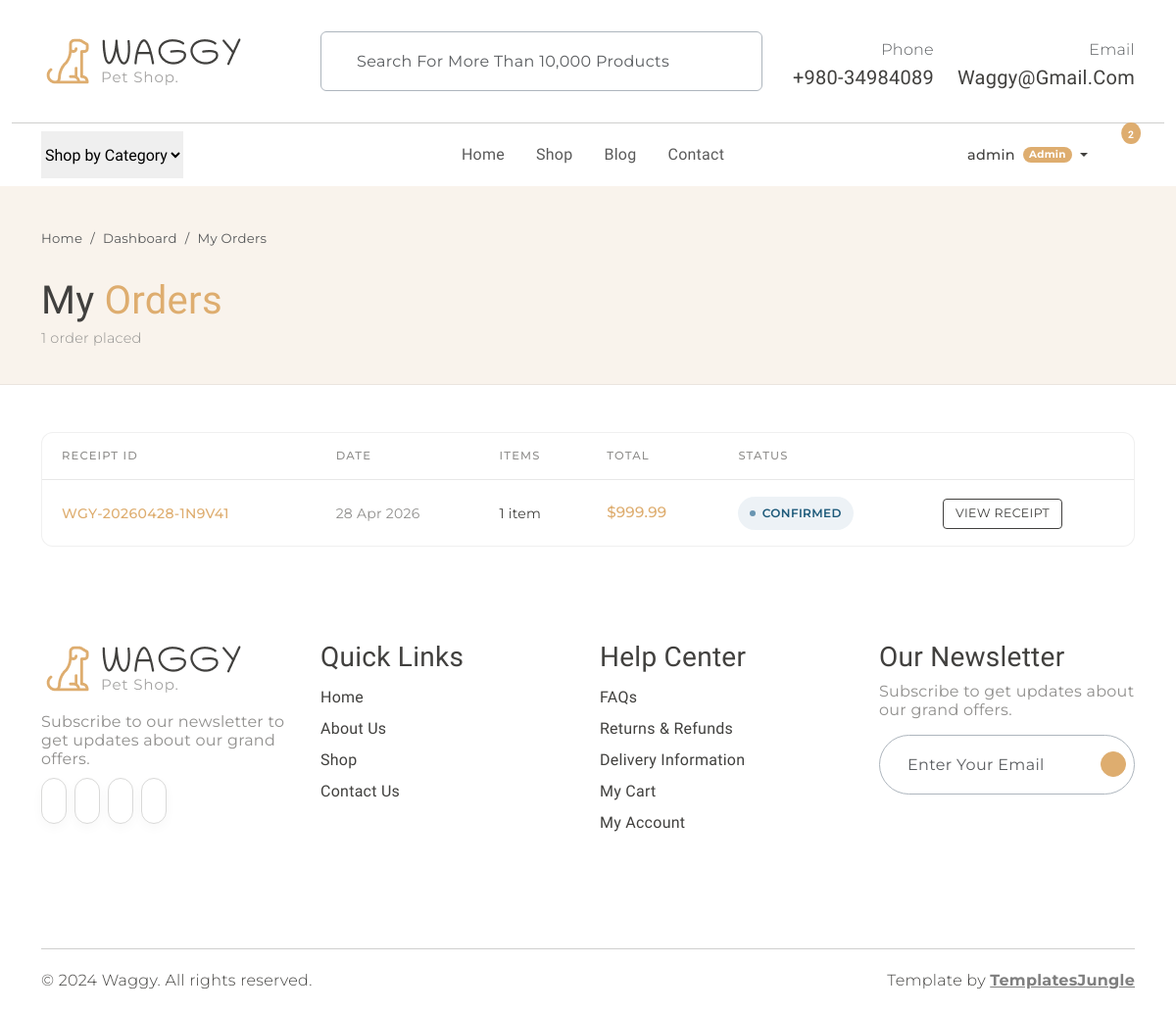
The app's page /my/orders (signed in) with its own data.
### models.py (models this page shows, shortened)
class User(UserMixin, db.Model):
    __tablename__ = "users"
    id               = db.Column(db.Integer,     primary_key=True)
    username         = db.Column(db.String(80),  unique=True, nullable=False)
    email            = db.Column(db.String(120), unique=True, nullable=False)
    password_hash    = db.Column(db.String(256), nullable=False)
    role             = db.Column(db.String(20),  nullable=False, default="customer")
    is_active        = db.Column(db.Boolean,     nullable=False, default=True)
    is_seeded_admin  = db.Column(db.Boolean,     nullable=False, default=False)
    created_at       = db.Column(db.DateTime,    nullable=False, default=datetime.utcnow)
    last_login_at    = db.Column(db.DateTime,    nullable=True)
    @property
    def is_admin(self) -> bool:
        return self.role == "admin"

class Order(db.Model):
    __tablename__ = "orders"
    id         = db.Column(db.Integer,  primary_key=True)
    receipt_id = db.Column(db.String(30), unique=True, nullable=False, index=True)
    user_id    = db.Column(db.Integer,  db.ForeignKey("users.id"), nullable=False)
    status     = db.Column(db.String(20), nullable=False, default="confirmed")
    phone      = db.Column(db.String(40), nullable=False)
    address    = db.Column(db.Text,       nullable=False)
    total      = db.Column(db.Float,      nullable=False)
    notes      = db.Column(db.Text,       nullable=True)
    created_at = db.Column(db.DateTime,   nullable=False, default=datetime.utcnow)
    updated_at = db.Column(db.DateTime,   nullable=False, default=datetime.utcnow,
                           onupdate=datetime.utcnow)
    user  = db.relationship("User", backref=db.backref("orders", lazy=True))
    items = db.relationship("OrderItem", backref="order",
                            cascade="all, delete-orphan", lazy=True)
    @property
    def status_label(self) -> str:
        return ORDER_STATUSES.get(self.status, self.status.capitalize())
    @property
    def status_style(self) -> dict:
        return ORDER_STATUS_STYLES.get(
            self.status,
            {"bg": "#f5f5f5", "color": "#908F8D", "dot": "#CACACA"},
        )
    @property
    def item_count(self) -> int:
        return sum(i.quantity for i in self.items)

class OrderItem(db.Model):
    __tablename__ = "order_items"
    id               = db.Column(db.Integer,     primary_key=True)
    order_id         = db.Column(db.Integer,     db.ForeignKey("orders.id"), nullable=False)
    product_id       = db.Column(db.Integer,     nullable=True)
    product_name     = db.Column(db.String(120), nullable=False)
    product_category = db.Column(db.String(30),  nullable=False, default="misc")
    quantity         = db.Column(db.Integer,     nullable=False)
    unit_price       = db.Column(db.Float,       nullable=False)

### orders.py (the view)
@orders_bp.route("/my/orders")
@login_required
def my_orders():
    orders = (
        Order.query
        .filter_by(user_id=current_user.id)
        .order_by(Order.created_at.desc())
        .all()
    )
    return render_template(
        "orders/my_orders.html",
        orders=orders,
        statuses=ORDER_STATUSES,
        status_styles=ORDER_STATUS_STYLES,
    )

### templates/orders/my_orders.html (shortened to what this page needs)
{% extends "base.html" %}
{% block content %}
<div class="orders-hero">
  <div class="container">
    <nav aria-label="breadcrumb" class="mb-2">
      <ol class="breadcrumb mb-0" style="font-family:var(--secondary-font); font-size:0.83rem;">
        <li class="breadcrumb-item"><a href="{{ url_for('main.index') }}" class="text-muted text-decoration-none">Home</a></li>
        <li class="breadcrumb-item"><a href="{{ url_for('main.dashboard') }}" class="text-muted text-decoration-none">Dashboard</a></li>
        <li class="breadcrumb-item active text-muted">My Orders</li>
      </ol>
    </nav>
    <h1 class="fw-normal">My <span class="text-primary">Orders</span></h1>
    <p class="secondary-font mb-0" style="color:#908F8D; font-size:0.9rem;">
      {{ orders | length }} order{{ 's' if orders | length != 1 }} placed
    </p>
  </div>
</div>
<div class="container my-5">
  {% if orders %}
    <div class="orders-card">
      <div style="overflow-x:auto;">
        <table class="orders-table">
          <thead>
            <tr>
              <th>Receipt ID</th>
              <th>Date</th>
              <th>Items</th>
              <th>Total</th>
              <th>Status</th>
              <th></th>
            </tr>
          </thead>
          <tbody>
            {% for order in orders %}
              <tr>
                <td>
                  <a href="{{ url_for('orders.receipt', receipt_id=order.receipt_id) }}"
                     class="receipt-link">{{ order.receipt_id }}</a>
                </td>
                <td style="font-family:var(--secondary-font); font-size:0.875rem; color:#908F8D; white-space:nowrap;">
                  {{ order.created_at.strftime('%d %b %Y') }}
                </td>
                <td style="font-family:var(--secondary-font); font-size:0.875rem;">
                  {{ order.item_count }} item{{ 's' if order.item_count != 1 }}
                </td>
                <td style="font-family:var(--secondary-font); font-size:0.95rem; font-weight:500; color:#DEAD6F; white-space:nowrap;">
                  ${{ "%.2f" | format(order.total) }}
                </td>
                <td>
                  {% set s = order.status_style %}
                  <span class="status-badge" style="background:{{ s.bg }}; color:{{ s.color }};">
                    <span class="status-dot" style="background:{{ s.dot }};"></span>
                    {{ order.status_label }}
                  </span>
                </td>
                <td>
                  <a href="{{ url_for('orders.receipt', receipt_id=order.receipt_id) }}"
                     class="btn btn-sm btn-outline-dark rounded-1"
                     style="font-family:var(--secondary-font); font-size:0.78rem; padding:0.3rem 0.75rem;">
                    View Receipt
                  </a>
                </td>
              </tr>
            {% endfor %}
          </tbody>
        </table>
      </div>
    </div>
  {% endif %}
</div>
{% endblock %}

### templates/base.html (shortened to what this page needs)
<!DOCTYPE html>
<html lang="en">
<head>
  <link rel="stylesheet" href="https://cdn.jsdelivr.net/npm/swiper@9/swiper-bundle.min.css" />
  <link href="https://cdn.jsdelivr.net/npm/bootstrap@5.3.0-alpha3/dist/css/bootstrap.min.css" rel="stylesheet"
>
  <link rel="stylesheet" href="{{ url_for('static', filename='css/normalize.css') }}">
  <link rel="stylesheet" href="{{ url_for('static', filename='css/vendor.css') }}">
  <link rel="stylesheet" href="{{ url_for('static', filename='style.css') }}">
</head>
<body>
  <header>
    <div class="container py-2">
      <div class="row py-4 pb-0 pb-sm-4 align-items-center">
        <div class="col-sm-4 col-lg-3 text-center text-sm-start">
          <a href="{{ url_for('main.index') }}">
            <img src="{{ url_for('static', filename='images/logo.png') }}" alt="Waggy" class="img-fluid">
          </a>
        </div>
        <div class="col-sm-6 offset-sm-2 offset-md-0 col-lg-5 d-none d-lg-block">
          <div class="search-bar border rounded-2 px-3 border-dark-subtle">
            <form class="text-center d-flex align-items-center"
                  action="{{ url_for('shop.search') }}" method="get">
              <input type="text" class="form-control border-0 bg-transparent"
                     placeholder="Search for more than 10,000 products"
                     name="q"
                     value="{{ request.args.get('q', '') if request.endpoint == 'shop.search' else '' }}" />
            </form>
          </div>
        </div>
        <div class="col-sm-8 col-lg-4 d-flex justify-content-end gap-4 align-items-center mt-4 mt-sm-0 justify-content-center justify-content-sm-end">
          <div class="support-box text-end d-none d-xl-block">
            <span class="fs-6 secondary-font text-muted">Phone</span>
            <h5 class="mb-0">+980-34984089</h5>
          </div>
          <div class="support-box text-end d-none d-xl-block">
            <span class="fs-6 secondary-font text-muted">Email</span>
            <h5 class="mb-0">waggy@gmail.com</h5>
          </div>
        </div>
      </div>
    </div>
    <div class="container-fluid"><hr class="m-0"></div>
    <div class="container">
      <nav class="main-menu d-flex navbar navbar-expand-lg">
        <div class="offcanvas offcanvas-end" tabindex="-1" id="offcanvasNavbar">
          <div class="offcanvas-body justify-content-between">
            <select class="filter-categories border-0 mb-0 me-5">
              <option>Shop by Category</option>
            </select>
            <ul class="navbar-nav menu-list list-unstyled d-flex gap-md-3 mb-0">
              <li class="nav-item">
                <a href="{{ url_for('main.index') }}"
                   class="nav-link {% if request.endpoint == 'main.index' %}active{% endif %}">
                  Home
                </a>
              </li>
              <li class="nav-item">
                <a href="{{ url_for('shop.index') }}"
                   class="nav-link {% if request.endpoint and request.endpoint.startswith('shop.') %}active{% endif %}">
                  Shop
                </a>
              </li>
              <li class="nav-item">
                <a href="#" class="nav-link">Blog</a>
              </li>
              <li class="nav-item">
                <a href="#" class="nav-link">Contact</a>
              </li>
            </ul>
            <div class="d-none d-lg-flex align-items-center">
              <ul class="d-flex justify-content-end list-unstyled m-0 align-items-center gap-1">
                {% if current_user.is_authenticated %}
                  <li class="nav-item dropdown">
                    <a class="nav-link dropdown-toggle d-flex align-items-center gap-1 mx-2"
                       href="#" role="button" data-bs-toggle="dropdown" aria-expanded="false">
                      <span class="secondary-font" style="font-size:0.9rem; font-weight:500;">
                        {{ current_user.username }}
                      </span>
                      {% if current_user.is_admin %}
                        <span class="badge rounded-pill bg-primary ms-1"
                              style="font-family:var(--secondary-font); font-size:0.65rem; padding:0.3em 0.6em;">
                          Admin
                        </span>
                      {% endif %}
                    </a>
                  </li>
                {% endif %}
                <li>
                </li>
                <li class="position-relative">
                  <a href="{{ url_for('cart.view_cart') }}" class="mx-2"
                     data-bs-toggle="offcanvas" data-bs-target="#offcanvasCart">
                    <span class="position-absolute translate-middle badge rounded-circle bg-primary pt-2 cart-badge"
                          style="font-size:0.65rem; top:2px; left:calc(100% - 4px);
                                 {{ 'display:none;' if cart_count == 0 }}">
                      {{ cart_count if cart_count > 0 else '' }}
                    </span>
                  </a>
                </li>
              </ul>
            </div>
          </div>
        </div>
      </nav>
    </div>
  </header>
  {% block content %}{% endblock %}
  <footer id="footer" class="my-5">
    <div class="container py-5 my-5">
      <div class="row">
        <div class="col-md-3">
          <div class="footer-menu">
            <img src="{{ url_for('static', filename='images/logo.png') }}" alt="Waggy">
            <p class="blog-paragraph fs-6 mt-3">Subscribe to our newsletter to get updates about our grand offers.</p>
            <div class="social-links">
              <ul class="d-flex list-unstyled gap-2">
                <li class="social"><a href="#"><iconify-icon class="social-icon" icon="ri:facebook-fill"></iconify-icon></a></li>
                <li class="social"><a href="#"><iconify-icon class="social-icon" icon="ri:twitter-fill"></iconify-icon></a></li>
                <li class="social"><a href="#"><iconify-icon class="social-icon" icon="ri:instagram-fill"></iconify-icon></a></li>
                <li class="social"><a href="#"><iconify-icon class="social-icon" icon="ri:youtube-fill"></iconify-icon></a></li>
              </ul>
            </div>
          </div>
        </div>
        <div class="col-md-3">
          <div class="footer-menu">
            <h3>Quick Links</h3>
            <ul class="menu-list list-unstyled">
              <li class="menu-item"><a href="{{ url_for('main.index') }}" class="nav-link">Home</a></li>
              <li class="menu-item"><a href="#" class="nav-link">About Us</a></li>
              <li class="menu-item"><a href="{{ url_for('shop.index') }}" class="nav-link">Shop</a></li>
              <li class="menu-item"><a href="#" class="nav-link">Contact Us</a></li>
            </ul>
          </div>
        </div>
        <div class="col-md-3">
          <div class="footer-menu">
            <h3>Help Center</h3>
            <ul class="menu-list list-unstyled">
              <li class="menu-item"><a href="#" class="nav-link">FAQs</a></li>
              <li class="menu-item"><a href="#" class="nav-link">Returns &amp; Refunds</a></li>
              <li class="menu-item"><a href="#" class="nav-link">Delivery Information</a></li>
              <li class="menu-item">
                <a href="{{ url_for('cart.view_cart') }}" class="nav-link">My Cart</a>
              </li>
              {% if current_user.is_authenticated %}
                <li class="menu-item"><a href="{{ url_for('main.dashboard') }}" class="nav-link">My Account</a></li>
              {% else %}
                <li class="menu-item"><a href="{{ url_for('auth.login') }}" class="nav-link">Login / Register</a></li>
              {% endif %}
            </ul>
          </div>
        </div>
        <div class="col-md-3">
          <div>
            <h3>Our Newsletter</h3>
            <p class="blog-paragraph fs-6">Subscribe to get updates about our grand offers.</p>
            <div class="search-bar border rounded-pill border-dark-subtle px-2">
              <form class="text-center d-flex align-items-center" action="" method="post">
                <input type="email" class="form-control border-0 bg-transparent" placeholder="Enter your email" />
                <iconify-icon class="send-icon" icon="tabler:location-filled"></iconify-icon>
              </form>
            </div>
          </div>
        </div>
      </div>
    </div>
  </footer>
  <div id="footer-bottom">
    <div class="container">
      <hr class="m-0">
      <div class="row mt-3">
        <div class="col-md-6 copyright">
          <p class="secondary-font">© 2024 Waggy. All rights reserved.</p>
        </div>
        <div class="col-md-6 text-md-end">
          <p class="secondary-font">
            Template by <a href="https://templatesjungle.com/" target="_blank"
              class="text-decoration-underline fw-bold text-black-50">TemplatesJungle</a>
          </p>
        </div>
      </div>
    </div>
  </div>
</body>
</html>

### records on screen
User: username "admin"
Order: receipt_id "WGY-20260428-1N9V41", created_at "28 Apr 2026", item_count "1", total "999.99", status_label "CONFIRMED"

### other values on screen
{{ cart_count if cart_count > 0 else '' }} "2"
{{ orders | length }} "1"
